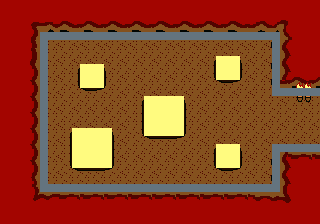

A 2D game scene composited from a Tiled map and its tileset images. What follows is a short description and the map's XML, with each tile layer's data collapsed to a summary:
An orthogonal 40x28 tile map with 8x8 px tiles, 3 tile layers (gfx, walls, holes) and 5 objects (2x Enemy, 2x Item, Npc).

<map version="1.10" tiledversion="1.10.2" orientation="orthogonal" renderorder="right-down" width="40" height="28" tilewidth="8" tileheight="8" infinite="0" nextlayerid="6" nextobjectid="11">
 <tileset firstgid="1" source="fire-temple.tsx" />
 <layer id="1" name="gfx" width="40" height="28">
  <data>[1120 cells, 1120 non-empty, 145 distinct tile ids]</data>
 </layer>
 <layer id="2" name="walls" width="40" height="28">
  <data>[1120 cells, 100 non-empty, 1 distinct tile ids]</data>
 </layer>
 <layer id="3" name="holes" width="40" height="28">
  <data>[1120 cells, 77 non-empty, 1 distinct tile ids]</data>
 </layer>
 <objectgroup id="4" name="objs">
  <object id="1" name="Blob" type="Enemy" x="200" y="88">
   <point />
  </object>
  <object id="2" name="Flameboi" type="Enemy" x="128" y="88">
   <properties>
    <property name="walk" value="D120,U120" />
   </properties>
   <point />
  </object>
  <object id="6" name="CatNpc" type="Npc" x="168" y="168">
   <properties>
    <property name="dialogue_id" type="int" value="4" />
   </properties>
   <point />
  </object>
  <object id="9" name="HeartItem" type="Item" x="88" y="112">
   <point />
  </object>
  <object id="10" name="Goggles" type="Item" x="64" y="56">
   <point />
  </object>
 </objectgroup>
</map>
